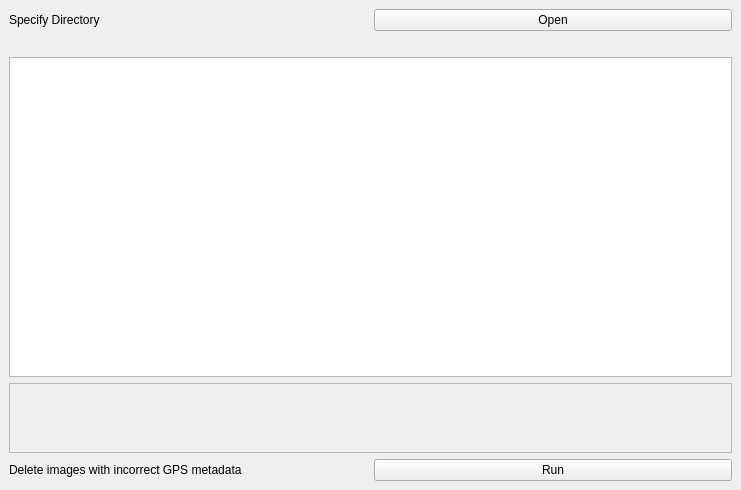
<?xml version="1.0" encoding="UTF-8"?>
<ui version="4.0">
 <class>MainWindow</class>
 <widget class="QMainWindow" name="MainWindow">
  <property name="geometry">
   <rect>
    <x>0</x>
    <y>0</y>
    <width>741</width>
    <height>490</height>
   </rect>
  </property>
  <property name="windowTitle">
   <string>GPSMetaChecker</string>
  </property>
  <property name="styleSheet">
   <string notr="true"/>
  </property>
  <widget class="QWidget" name="centralwidget">
   <layout class="QVBoxLayout" name="verticalLayout">
    <item>
     <layout class="QVBoxLayout" name="verticalLayout_3">
      <item>
       <layout class="QHBoxLayout" name="horizontalLayout">
        <item>
         <widget class="QLabel" name="label_select_dir">
          <property name="text">
           <string>Specify Directory</string>
          </property>
         </widget>
        </item>
        <item>
         <widget class="QPushButton" name="button_openFileDialog">
          <property name="text">
           <string>Open</string>
          </property>
         </widget>
        </item>
       </layout>
      </item>
      <item>
       <layout class="QHBoxLayout" name="horizontalLayout_5">
        <property name="spacing">
         <number>0</number>
        </property>
        <item>
         <widget class="QLabel" name="label_directory">
          <property name="text">
           <string/>
          </property>
         </widget>
        </item>
       </layout>
      </item>
     </layout>
    </item>
    <item>
     <widget class="QListWidget" name="listWidget">
      <property name="sizePolicy">
       <sizepolicy hsizetype="Expanding" vsizetype="Expanding">
        <horstretch>0</horstretch>
        <verstretch>0</verstretch>
       </sizepolicy>
      </property>
      <property name="lineWidth">
       <number>4</number>
      </property>
      <property name="verticalScrollBarPolicy">
       <enum>Qt::ScrollBarPolicy::ScrollBarAlwaysOff</enum>
      </property>
      <property name="sizeAdjustPolicy">
       <enum>QAbstractScrollArea::SizeAdjustPolicy::AdjustToContents</enum>
      </property>
      <property name="autoScroll">
       <bool>false</bool>
      </property>
      <property name="dragDropMode">
       <enum>QAbstractItemView::DragDropMode::NoDragDrop</enum>
      </property>
      <property name="selectionBehavior">
       <enum>QAbstractItemView::SelectionBehavior::SelectItems</enum>
      </property>
      <property name="iconSize">
       <size>
        <width>100</width>
        <height>100</height>
       </size>
      </property>
      <property name="textElideMode">
       <enum>Qt::TextElideMode::ElideMiddle</enum>
      </property>
      <property name="verticalScrollMode">
       <enum>QAbstractItemView::ScrollMode::ScrollPerPixel</enum>
      </property>
      <property name="horizontalScrollMode">
       <enum>QAbstractItemView::ScrollMode::ScrollPerPixel</enum>
      </property>
      <property name="movement">
       <enum>QListView::Movement::Static</enum>
      </property>
      <property name="flow">
       <enum>QListView::Flow::LeftToRight</enum>
      </property>
      <property name="isWrapping" stdset="0">
       <bool>true</bool>
      </property>
      <property name="resizeMode">
       <enum>QListView::ResizeMode::Adjust</enum>
      </property>
      <property name="layoutMode">
       <enum>QListView::LayoutMode::Batched</enum>
      </property>
      <property name="spacing">
       <number>0</number>
      </property>
      <property name="gridSize">
       <size>
        <width>140</width>
        <height>160</height>
       </size>
      </property>
      <property name="viewMode">
       <enum>QListView::ViewMode::IconMode</enum>
      </property>
      <property name="uniformItemSizes">
       <bool>false</bool>
      </property>
      <property name="wordWrap">
       <bool>true</bool>
      </property>
      <property name="selectionRectVisible">
       <bool>false</bool>
      </property>
      <property name="itemAlignment">
       <set>Qt::AlignmentFlag::AlignCenter</set>
      </property>
     </widget>
    </item>
    <item>
     <layout class="QHBoxLayout" name="horizontalLayout_4">
      <property name="leftMargin">
       <number>0</number>
      </property>
      <property name="topMargin">
       <number>0</number>
      </property>
      <property name="bottomMargin">
       <number>0</number>
      </property>
      <item>
       <widget class="QScrollArea" name="scrollArea_output">
        <property name="enabled">
         <bool>true</bool>
        </property>
        <property name="sizePolicy">
         <sizepolicy hsizetype="Minimum" vsizetype="Minimum">
          <horstretch>0</horstretch>
          <verstretch>0</verstretch>
         </sizepolicy>
        </property>
        <property name="verticalScrollBarPolicy">
         <enum>Qt::ScrollBarPolicy::ScrollBarAsNeeded</enum>
        </property>
        <property name="sizeAdjustPolicy">
         <enum>QAbstractScrollArea::SizeAdjustPolicy::AdjustIgnored</enum>
        </property>
        <property name="widgetResizable">
         <bool>true</bool>
        </property>
        <widget class="QWidget" name="scrollAreaWidgetContents">
         <property name="geometry">
          <rect>
           <x>0</x>
           <y>0</y>
           <width>719</width>
           <height>69</height>
          </rect>
         </property>
         <property name="sizePolicy">
          <sizepolicy hsizetype="Minimum" vsizetype="Minimum">
           <horstretch>0</horstretch>
           <verstretch>0</verstretch>
          </sizepolicy>
         </property>
         <layout class="QHBoxLayout" name="horizontalLayout_3">
          <property name="spacing">
           <number>0</number>
          </property>
          <property name="sizeConstraint">
           <enum>QLayout::SizeConstraint::SetMinimumSize</enum>
          </property>
          <property name="leftMargin">
           <number>0</number>
          </property>
          <property name="topMargin">
           <number>0</number>
          </property>
          <property name="rightMargin">
           <number>0</number>
          </property>
          <property name="bottomMargin">
           <number>0</number>
          </property>
          <item>
           <widget class="QLabel" name="label_output">
            <property name="enabled">
             <bool>true</bool>
            </property>
            <property name="sizePolicy">
             <sizepolicy hsizetype="Minimum" vsizetype="Minimum">
              <horstretch>0</horstretch>
              <verstretch>0</verstretch>
             </sizepolicy>
            </property>
            <property name="text">
             <string/>
            </property>
            <property name="alignment">
             <set>Qt::AlignmentFlag::AlignLeading|Qt::AlignmentFlag::AlignLeft|Qt::AlignmentFlag::AlignTop</set>
            </property>
            <property name="wordWrap">
             <bool>true</bool>
            </property>
            <property name="textInteractionFlags">
             <set>Qt::TextInteractionFlag::LinksAccessibleByMouse|Qt::TextInteractionFlag::TextSelectableByMouse</set>
            </property>
           </widget>
          </item>
         </layout>
        </widget>
       </widget>
      </item>
     </layout>
    </item>
    <item>
     <layout class="QHBoxLayout" name="horizontalLayout_2">
      <item>
       <widget class="QLabel" name="label_start">
        <property name="text">
         <string>Delete images with incorrect GPS metadata</string>
        </property>
       </widget>
      </item>
      <item>
       <widget class="QPushButton" name="button_run">
        <property name="text">
         <string>Run</string>
        </property>
       </widget>
      </item>
     </layout>
    </item>
   </layout>
  </widget>
 </widget>
 <resources/>
 <connections/>
</ui>
